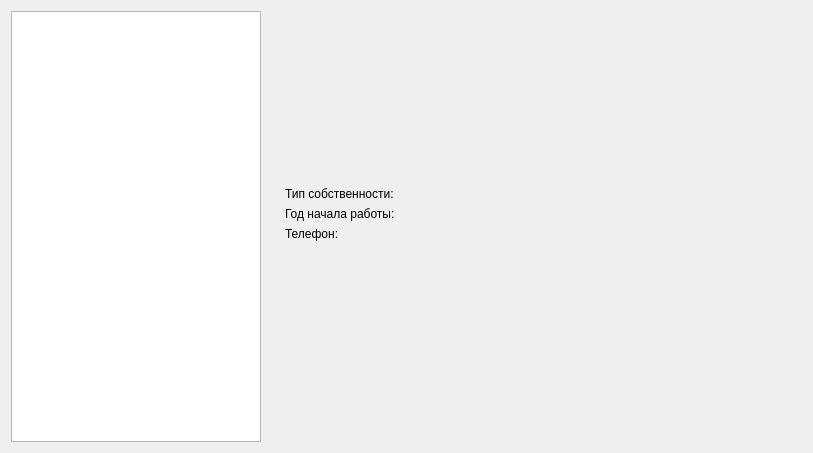
<?xml version="1.0" encoding="UTF-8"?>
<ui version="4.0">
 <class>Form</class>
 <widget class="QWidget" name="Form">
  <property name="geometry">
   <rect>
    <x>0</x>
    <y>0</y>
    <width>813</width>
    <height>453</height>
   </rect>
  </property>
  <property name="windowTitle">
   <string>Form</string>
  </property>
  <layout class="QHBoxLayout" name="horizontalLayout">
   <item>
    <widget class="QTreeWidget" name="tree">
     <property name="maximumSize">
      <size>
       <width>250</width>
       <height>16777215</height>
      </size>
     </property>
     <attribute name="headerVisible">
      <bool>false</bool>
     </attribute>
     <column>
      <property name="text">
       <string notr="true">1</string>
      </property>
     </column>
    </widget>
   </item>
   <item>
    <widget class="QWidget" name="widget" native="true">
     <layout class="QVBoxLayout" name="verticalLayout">
      <property name="spacing">
       <number>1</number>
      </property>
      <property name="topMargin">
       <number>1</number>
      </property>
      <property name="bottomMargin">
       <number>0</number>
      </property>
      <item>
       <widget class="QWidget" name="widget_2" native="true">
        <property name="maximumSize">
         <size>
          <width>16777215</width>
          <height>80</height>
         </size>
        </property>
        <layout class="QFormLayout" name="formLayout">
         <property name="topMargin">
          <number>0</number>
         </property>
         <property name="bottomMargin">
          <number>0</number>
         </property>
         <item row="0" column="0">
          <widget class="QLabel" name="label">
           <property name="text">
            <string>Тип собственности:</string>
           </property>
          </widget>
         </item>
         <item row="0" column="1">
          <widget class="QLabel" name="proptype">
           <property name="text">
            <string/>
           </property>
          </widget>
         </item>
         <item row="1" column="0">
          <widget class="QLabel" name="label_3">
           <property name="text">
            <string>Год начала работы:</string>
           </property>
          </widget>
         </item>
         <item row="1" column="1">
          <widget class="QLabel" name="year">
           <property name="text">
            <string/>
           </property>
          </widget>
         </item>
         <item row="2" column="0">
          <widget class="QLabel" name="label_5">
           <property name="text">
            <string>Телефон:</string>
           </property>
          </widget>
         </item>
         <item row="2" column="1">
          <widget class="QLabel" name="phone">
           <property name="text">
            <string/>
           </property>
          </widget>
         </item>
        </layout>
       </widget>
      </item>
     </layout>
    </widget>
   </item>
  </layout>
 </widget>
 <resources/>
 <connections/>
</ui>
